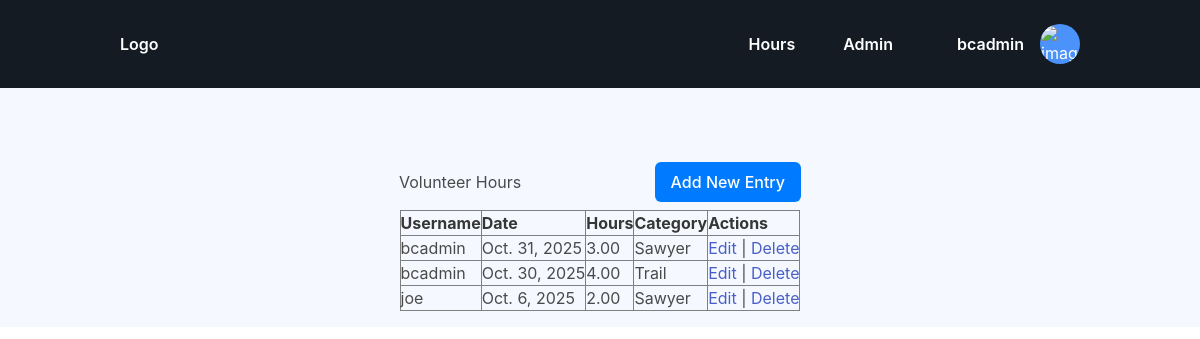
The app's page / (signed in) with its own data.
### hourTracker/models.py (models this page shows, shortened)
class VolunteerEntry(models.Model):
    CATEGORY_CHOICES = [
        ('sawyer', 'Sawyer'),
        ('trail', 'Trail'),
        ('other', 'Other'),
    ]
    user = models.ForeignKey(User, on_delete=models.CASCADE)
    date = models.DateField()
    hours = models.DecimalField(max_digits=5, decimal_places=2)
    category = models.CharField(max_length=10, choices=CATEGORY_CHOICES)

### hourTracker/views.py (the view)
# urls.py: path('', views.dashboard, name='dashboard'),
@login_required
def dashboard(request):
    if request.user.is_staff:  # or request.user.is_superuser
        entries = VolunteerEntry.objects.all()
    else:
        entries = VolunteerEntry.objects.filter(user=request.user)
    return render(request, 'hourTracker/dashboard.html', {'entries': entries})

### hourTracker/templates/hourTracker/dashboard.html
{% extends "base.html" %}
{% block content %}
<div class="main-container">
    <div class="header-row">
        <h2>Volunteer Hours</h2>
        <a href="{% url 'add_entry' %}" class="btn-add">Add New Entry</a>
    </div>
    <table border="1" cellpadding="6">
    <tr>
        {% if user.is_staff %}
        <th>Username</th>
        {% endif %}
        <th>Date</th>
        <th>Hours</th>
        <th>Category</th>
        {% if not user.is_staff %}
        <th>Actions</th>
        {% else %}
        <th>Actions</th>
        {% endif %}
    </tr>
    {% for e in entries %}
    <tr>
        {% if user.is_staff %}
        <td>{{ e.user.username }}</td>
        {% endif %}
        <td>{{ e.date }}</td>
        <td>{{ e.hours }}</td>
        <td>{{ e.get_category_display }}</td>
        <td>
        {% if user.is_staff or user.is_superuser or e.user == user %}
            <a href="{% url 'edit_entry' e.pk %}">Edit</a> |
            <a href="{% url 'delete_entry' e.pk %}">Delete</a>
        {% endif %}
        </td>
    </tr>
    {% empty %}
    <tr><td colspan="5">No entries yet.</td></tr>
    {% endfor %}
    </table>
</div>
{% endblock %}

### hourTracker/templates/base.html (shortened to what this page needs)
{% load static %}
<!DOCTYPE html>
<html lang="en">
<head>
    <link rel="stylesheet" href="{% static 'hourTracker/css/navbar.css' %}">
    <link rel="stylesheet" href="{% static 'hourTracker/css/main.css' %}">
    <link rel="stylesheet" href="https://cdnjs.cloudflare.com/ajax/libs/remixicon/4.5.0/remixicon.css">
    <link href="https://cdn.jsdelivr.net/npm/bulma@0.9.4/css/bulma.min.css" rel="stylesheet">
</head>
<body>
  {% if user.is_authenticated %}
      <header class="header">
         <nav class="nav container">
            <a href="#" class="nav__logo">Logo</a>
            <div class="nav__menu" id="nav-menu">
               <ul class="nav__list">
                  <li>
                     <a href="{% url 'dashboard' %}" class="nav__link">Hours</a>
                  </li>
                  {% if user.is_staff %}
                  <li>
                     <a href="/admin/" class="nav__link">Admin</a>
                  </li>
                  {% endif %}
               </ul>
            </div>
            <div class="nav__actions">
               <div class="dropdown" id="dropdown">
                  <div class="dropdown__profile">
                     <div class="dropdown__names">
                        <h3>{{ user.username }}</h3>
                     </div>
                     <div class="dropdown__image">
                        <img src="assets/img/perfil.png" alt="image">
                     </div>
                  </div>
               </div>
            </div>
         </nav>
      </header>
  {% else %}
    <p><a href="{% url 'login' %}">Login</a></p>
  {% endif %}
   <main style="padding-top: 3.5rem;">
   {% block content %}
   {% endblock %}
   </main>
</body>
</html>

### hourTracker/static/hourTracker/css/navbar.css (style rules this page uses)
:root { --header-height: 3.5rem; --first-color: hsl(216, 96%, 64%); --white-color: hsl(0, 0%, 100%); --dark-color: hsl(216, 26%, 11%); --dark-color-light: hsl(216, 14%, 24%); --body-color: hsl(216, 96%, 98%); --body-font: "Montserrat", sans-serif; --normal-font-size: .938rem; --small-font-size: .813rem; --font-medium: 500; --font-semi-bold: 600; --z-tooltip: 10; --z-fixed: 100; }
@media screen and (min-width: 1150px) { :root { --normal-font-size: 1rem; --small-font-size: .875rem; } }
* { box-sizing: border-box; padding: 0; margin: 0; }
html { scroll-behavior: smooth; }
body { font-family: var(--body-font); font-size: var(--normal-font-size); background-color: var(--body-color); }
ul { list-style: none; }
a { text-decoration: none; }
img { display: block; max-width: 100%; height: auto; }
.container { max-width: 1120px; margin-inline: 1.5rem; }
.header { position: fixed; width: 100%; top: 0; left: 0; background-color: var(--dark-color); z-index: var(--z-fixed); }
.nav { position: relative; height: var(--header-height); display: flex; justify-content: space-between; align-items: center; color: var(--white-color); }
.nav__logo { color: var(--white-color); font-weight: var(--font-semi-bold); transition: color .4s; }
.nav__list { text-align: center; display: flex; flex-direction: column; row-gap: 2.5rem; }
.nav__link { color: var(--white-color); font-weight: var(--font-semi-bold); transition: color .4s; }
.nav__actions { display: flex; align-items: center; column-gap: .75rem; }
.dropdown { position: relative; }
.dropdown__profile { display: flex; align-items: center; justify-content: center; column-gap: .25rem; cursor: pointer; }
.dropdown__image { position: relative; width: 40px; height: 40px; background-color: var(--first-color); border-radius: 50%; overflow: hidden; display: grid; justify-items: center; }
.dropdown__image img { position: absolute; width: 38px; bottom: -1px; }
.dropdown__names h3 { font-size: var(--normal-font-size); font-weight: var(--font-semi-bold); }
@media screen and (min-width: 1150px) { .container { margin-inline: auto; } }
@media screen and (min-width: 1150px) { .nav { height: calc(var(--header-height) + 2rem); column-gap: 4rem; } }
@media screen and (min-width: 1150px) { .nav__list { flex-direction: row; column-gap: 3rem; } }
@media screen and (min-width: 1150px) { .nav__menu { margin-left: auto; } }
@media screen and (min-width: 1150px) { .dropdown__profile { column-gap: 1rem; } }

### hourTracker/static/hourTracker/css/main.css (style rules this page uses)
.main-container { max-width: 900px; margin: 2rem auto; padding: 1rem; }
.header-row { display: flex; justify-content: space-between; align-items: center; margin: .5rem auto; padding: 0 1rem; width: 50% }
.btn-add { background-color: #007bff; color: white; padding: 0.5rem 1rem; border-radius: 6px; text-decoration: none; font-weight: 500; transition: background-color 0.2s ease; }
table { margin: 0 auto; }

### records on screen
VolunteerEntry: user.username "bcadmin", date "Oct. 31, 2025", hours "3.00", category "Sawyer"
VolunteerEntry: user.username "bcadmin", date "Oct. 30, 2025", hours "4.00", category "Trail"
VolunteerEntry: user.username "joe", date "Oct. 6, 2025", hours "2.00", category "Sawyer"

### other values on screen
{{ user.username }} "bcadmin"
